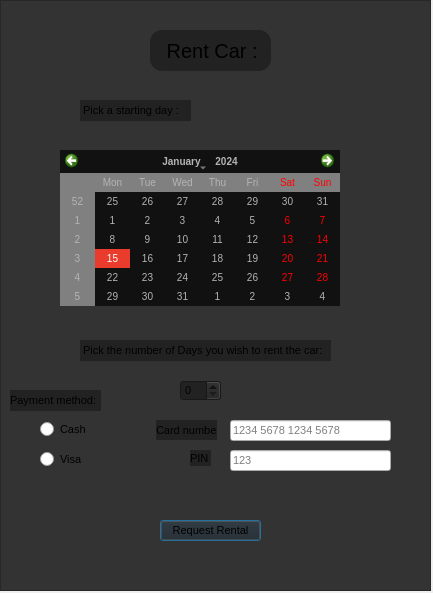
<?xml version="1.0" encoding="UTF-8"?>
<ui version="4.0">
 <class>RentCarWindow</class>
 <widget class="QDialog" name="RentCarWindow">
  <property name="geometry">
   <rect>
    <x>0</x>
    <y>0</y>
    <width>433</width>
    <height>593</height>
   </rect>
  </property>
  <property name="windowTitle">
   <string>Rent Car</string>
  </property>
  <property name="windowIcon">
   <iconset resource="Resources.qrc">
    <normaloff>:/res/data/icons/add.png</normaloff>:/res/data/icons/add.png</iconset>
  </property>
  <property name="styleSheet">
   <string notr="true">QFrame#frameRent
{
        background-color:#333;
}

QLabel#RentCarlbl
{
        font-size:20px;
        background-color:#222;
        border-radius:12px;
}

QLabel#NumOfDays, QLabel#PickStartDay
{
        font-size:11px;
        background-color:#222;
        border-radius:12px;
}

QCalendarWidget#calendarWidget
{
	  color: rgb(180, 180, 180);
      background-color: #111;
      selection-background-color: rgb(233, 60, 44 );
      selection-color: rgb(255, 255, 255 );
          font-size:10px;
alternate-background-color: rgb(128, 128, 128);
}
QSpinBox#spinBox
{
        background-color:#222;
font-size:11px;
}

QCalendarWidget#calendarWidget
{
         color: rgb(180, 180, 180);
      background-color: black;
      selection-background-color: rgb(233, 60, 44 );
      selection-color: rgb(255, 255, 255 );
}
QPushButton#RentRequ
{
        background-color:#222;
        font-size:11px;
}

QPushButton#RentRequ:hover
{
        background-color:#444;
        font-size:11px
}

QLabel#CalWarning,QLabel#label_3
{
        font-size:11px;
color:red;
}
QLabel#payment
{
        font-size:11px;
        background-color:#222;
        border-radius:12px;
}
QLineEdit,QRadioButton{
font-size:11px;
}</string>
  </property>
  <widget class="QLabel" name="PickStartDay">
   <property name="geometry">
    <rect>
     <x>80</x>
     <y>100</y>
     <width>111</width>
     <height>21</height>
    </rect>
   </property>
   <property name="text">
    <string> Pick a starting day :</string>
   </property>
  </widget>
  <widget class="QPushButton" name="RentRequ">
   <property name="geometry">
    <rect>
     <x>160</x>
     <y>520</y>
     <width>101</width>
     <height>21</height>
    </rect>
   </property>
   <property name="text">
    <string>Request Rental</string>
   </property>
  </widget>
  <widget class="QFrame" name="frameRent">
   <property name="geometry">
    <rect>
     <x>0</x>
     <y>0</y>
     <width>431</width>
     <height>591</height>
    </rect>
   </property>
   <property name="frameShape">
    <enum>QFrame::StyledPanel</enum>
   </property>
   <property name="frameShadow">
    <enum>QFrame::Raised</enum>
   </property>
   <widget class="QLabel" name="RentCarlbl">
    <property name="geometry">
     <rect>
      <x>150</x>
      <y>30</y>
      <width>121</width>
      <height>41</height>
     </rect>
    </property>
    <property name="text">
     <string>   Rent Car :</string>
    </property>
   </widget>
   <widget class="QLabel" name="NumOfDays">
    <property name="geometry">
     <rect>
      <x>80</x>
      <y>340</y>
      <width>251</width>
      <height>21</height>
     </rect>
    </property>
    <property name="text">
     <string> Pick the number of Days you wish to rent the car:</string>
    </property>
   </widget>
   <widget class="QSpinBox" name="spinBox">
    <property name="geometry">
     <rect>
      <x>180</x>
      <y>380</y>
      <width>41</width>
      <height>21</height>
     </rect>
    </property>
   </widget>
   <widget class="QLabel" name="CalWarning">
    <property name="geometry">
     <rect>
      <x>130</x>
      <y>470</y>
      <width>181</width>
      <height>31</height>
     </rect>
    </property>
    <property name="text">
     <string/>
    </property>
   </widget>
   <widget class="QRadioButton" name="cash">
    <property name="geometry">
     <rect>
      <x>40</x>
      <y>420</y>
      <width>84</width>
      <height>19</height>
     </rect>
    </property>
    <property name="text">
     <string>Cash</string>
    </property>
   </widget>
   <widget class="QRadioButton" name="visa">
    <property name="geometry">
     <rect>
      <x>40</x>
      <y>450</y>
      <width>84</width>
      <height>19</height>
     </rect>
    </property>
    <property name="text">
     <string>Visa</string>
    </property>
   </widget>
   <widget class="QLabel" name="card">
    <property name="geometry">
     <rect>
      <x>156</x>
      <y>420</y>
      <width>61</width>
      <height>20</height>
     </rect>
    </property>
    <property name="styleSheet">
     <string notr="true">QLabel#card
{
        font-size:11px;
        background-color:#222;
        border-radius:12px;
}</string>
    </property>
    <property name="text">
     <string>Card number</string>
    </property>
    <property name="scaledContents">
     <bool>true</bool>
    </property>
   </widget>
   <widget class="QLabel" name="pin">
    <property name="geometry">
     <rect>
      <x>190</x>
      <y>450</y>
      <width>21</width>
      <height>16</height>
     </rect>
    </property>
    <property name="font">
     <font>
      <pointsize>-1</pointsize>
     </font>
    </property>
    <property name="styleSheet">
     <string notr="true">QLabel#pin
{
        font-size:11px;
        background-color:#222;
        border-radius:12px;
}</string>
    </property>
    <property name="text">
     <string>PIN</string>
    </property>
    <property name="scaledContents">
     <bool>true</bool>
    </property>
   </widget>
   <widget class="QLineEdit" name="lineEdit">
    <property name="geometry">
     <rect>
      <x>230</x>
      <y>420</y>
      <width>161</width>
      <height>21</height>
     </rect>
    </property>
    <property name="placeholderText">
     <string>1234 5678 1234 5678</string>
    </property>
   </widget>
   <widget class="QLineEdit" name="lineEdit_2">
    <property name="geometry">
     <rect>
      <x>230</x>
      <y>450</y>
      <width>161</width>
      <height>21</height>
     </rect>
    </property>
    <property name="inputMask">
     <string/>
    </property>
    <property name="text">
     <string/>
    </property>
    <property name="maxLength">
     <number>32767</number>
    </property>
    <property name="echoMode">
     <enum>QLineEdit::Password</enum>
    </property>
    <property name="placeholderText">
     <string>123</string>
    </property>
   </widget>
   <widget class="QLabel" name="payment">
    <property name="geometry">
     <rect>
      <x>10</x>
      <y>390</y>
      <width>91</width>
      <height>21</height>
     </rect>
    </property>
    <property name="text">
     <string>Payment method:</string>
    </property>
    <property name="scaledContents">
     <bool>true</bool>
    </property>
   </widget>
   <widget class="QLabel" name="label_3">
    <property name="geometry">
     <rect>
      <x>230</x>
      <y>480</y>
      <width>111</width>
      <height>21</height>
     </rect>
    </property>
    <property name="text">
     <string/>
    </property>
    <property name="scaledContents">
     <bool>true</bool>
    </property>
   </widget>
   <widget class="QCalendarWidget" name="calendarWidget">
    <property name="geometry">
     <rect>
      <x>60</x>
      <y>150</y>
      <width>280</width>
      <height>156</height>
     </rect>
    </property>
    <property name="styleSheet">
     <string notr="true">	  color: rgb(180, 180, 180);
      background-color: #111;
      selection-background-color: rgb(233, 60, 44 );
      selection-color: rgb(255, 255, 255 );
          font-size:10px;
alternate-background-color: rgb(128, 128, 128);</string>
    </property>
   </widget>
  </widget>
  <zorder>frameRent</zorder>
  <zorder>PickStartDay</zorder>
  <zorder>RentRequ</zorder>
 </widget>
 <resources>
  <include location="Resources.qrc"/>
 </resources>
 <connections/>
</ui>
